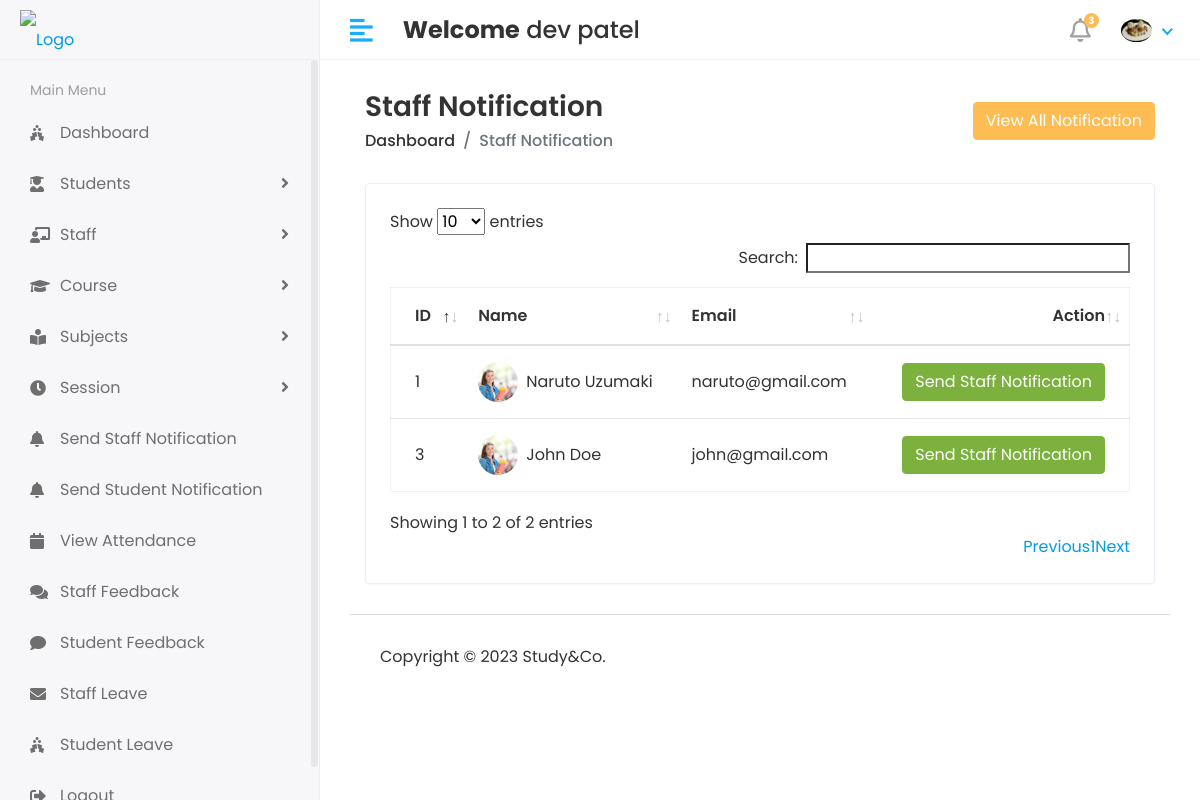
The app's page /Hod/Staff/send_notification (signed in), older data.
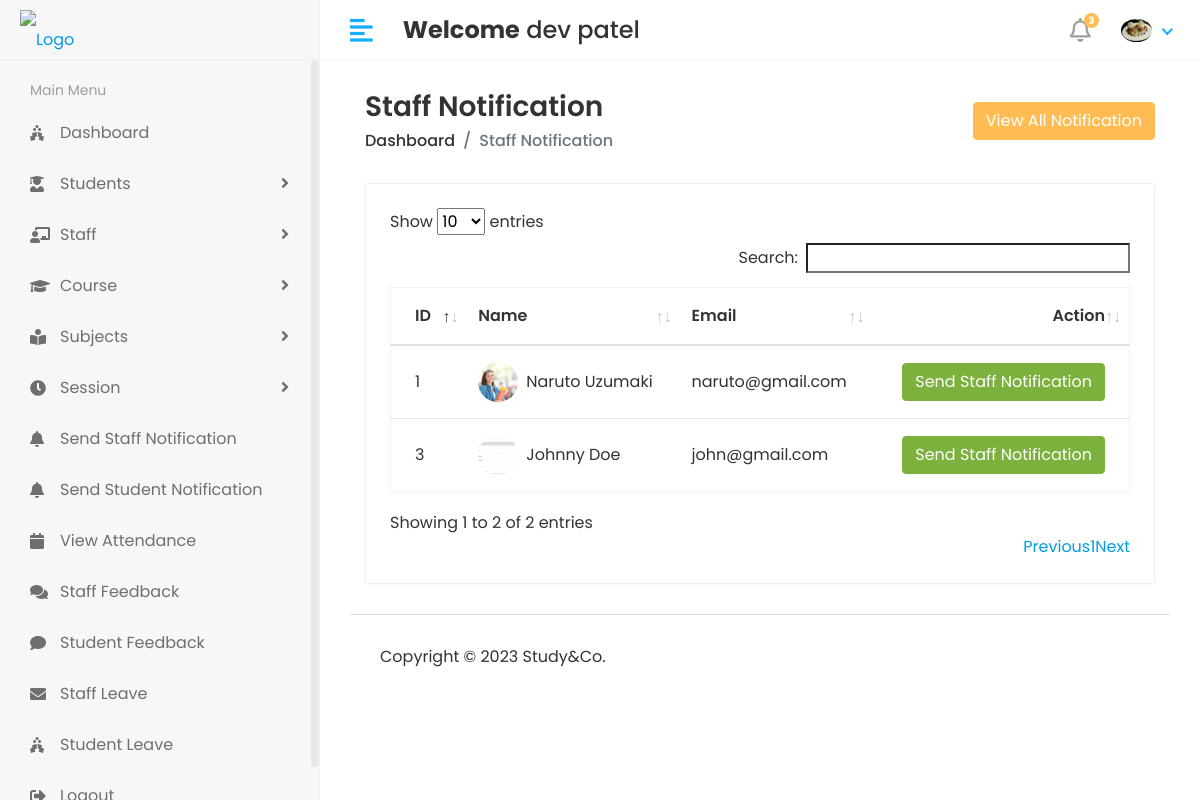
The same page, newer data.
### StudyApp/models.py (models this page shows, shortened)
class Staff(models.Model):
    admin = models.OneToOneField(CustomUser,on_delete=models.CASCADE)
    address = models.TextField()
    gender = models.CharField(max_length=100)
    created_at = models.DateTimeField(auto_now_add=True)
    updated_at = models.DateTimeField(auto_now=True)

class CustomUser(AbstractUser):
    USER = (
        (1,'HOD'),
        (2,'STAFF'),
        (3,'STUDENT'),
    )
    user_type = models.CharField(choices=USER,max_length=50,default=1)
    profile_pic = models.ImageField(upload_to='media/profile_pic')

### StudyGo/Hod_Views.py (the view)
# urls.py: path('Hod/Staff/send_notification',Hod_Views.STAFF_SEND_NOTIFICATION,name='staff_send_notification'),
@login_required(login_url='/')
def STAFF_SEND_NOTIFICATION(request):
    staff = Staff.objects.all()
    see_notification = Staff_Notification.objects.all().order_by('-id')[0:5]
    context = {
        'staff': staff,
        'see_notification':see_notification,
    }
    return render(request,'Hod/staff_notification.html',context)

### templates/Hod/staff_notification.html (shortened to what this page needs)
{% extends 'base.html' %} {% block content %}
<div class="content container-fluid">
  <div class="page-header">
    <div class="row align-items-center">
      <div class="col">
        <h3 class="page-title">Staff Notification</h3>
        <ul class="breadcrumb">
          <li class="breadcrumb-item"><a href="index.html">Dashboard</a></li>
          <li class="breadcrumb-item active">Staff Notification</li>
        </ul>
      </div>
      <div class="col-auto text-right float-right ml-auto">
        <button
          type="button"
          class="btn btn-primary"
          data-toggle="modal"
          data-target="#exampleModalCenter"
        >
          View All Notification
        </button>
      </div>
    </div>
  </div>
  <div class="row">
    <div class="col-sm-12">
      <div class="card card-table">
        <div class="card-body">
          <div class="table-responsive">
            <table id="table_id" class="table table-hover table-center mb-0">
              <thead>
                <tr>
                  <th>ID</th>
                  <th>Name</th>
                  <th>Email</th>
                  <th class="text-right">Action</th>
                </tr>
              </thead>
              <tbody>
                {% for i in staff %}
                <tr>
                  <td>{{i.id}}</td>
                  <td>
                    <h2 class="table-avatar">
                      <a href="#" class="avatar avatar-sm mr-2"
                        ><img
                          class="avatar-img rounded-circle"
                          src="/{{i.admin.profile_pic}}"
                          alt="User Image"
                      /></a>
                      <a href="#"
                        >{{i.admin.first_name}} {{i.admin.last_name}}</a
                      >
                    </h2>
                  </td>
                  <td>{{i.admin.email}}</td>
                  <td class="text-right">
                    <button
                      type="button"
                      class="btn btn-success"
                      data-toggle="modal"
                      data-target="#sendnotification-{{forloop.counter}}"
                    >
                      Send Staff Notification
                    </button>
                  </td>
                </tr>
                {% endfor %}
              </tbody>
            </table>
          </div>
        </div>
      </div>
    </div>
  </div>
</div>
{% endblock content %}

Row changes from the older to the newer data that the page shows:
changed through a linked row, Staff "Doe": admin.profile_pic: a different picture; admin.first_name "John" → "Johnny"
